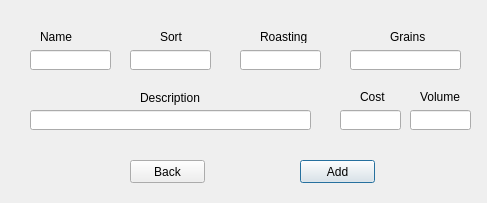
<?xml version="1.0" encoding="UTF-8"?>
<ui version="4.0">
 <class>Dialog</class>
 <widget class="QDialog" name="Dialog">
  <property name="geometry">
   <rect>
    <x>0</x>
    <y>0</y>
    <width>487</width>
    <height>203</height>
   </rect>
  </property>
  <property name="windowTitle">
   <string>Dialog</string>
  </property>
  <widget class="QPushButton" name="add">
   <property name="geometry">
    <rect>
     <x>300</x>
     <y>160</y>
     <width>75</width>
     <height>23</height>
    </rect>
   </property>
   <property name="text">
    <string>Add</string>
   </property>
  </widget>
  <widget class="QPushButton" name="back">
   <property name="geometry">
    <rect>
     <x>130</x>
     <y>160</y>
     <width>75</width>
     <height>23</height>
    </rect>
   </property>
   <property name="text">
    <string>Back</string>
   </property>
  </widget>
  <widget class="QLabel" name="Name">
   <property name="geometry">
    <rect>
     <x>40</x>
     <y>30</y>
     <width>47</width>
     <height>13</height>
    </rect>
   </property>
   <property name="text">
    <string>Name</string>
   </property>
  </widget>
  <widget class="QLineEdit" name="Name_ed">
   <property name="geometry">
    <rect>
     <x>30</x>
     <y>50</y>
     <width>81</width>
     <height>20</height>
    </rect>
   </property>
  </widget>
  <widget class="QLineEdit" name="Sort_ed">
   <property name="geometry">
    <rect>
     <x>130</x>
     <y>50</y>
     <width>81</width>
     <height>20</height>
    </rect>
   </property>
  </widget>
  <widget class="QLabel" name="Sort">
   <property name="geometry">
    <rect>
     <x>160</x>
     <y>30</y>
     <width>47</width>
     <height>13</height>
    </rect>
   </property>
   <property name="text">
    <string>Sort</string>
   </property>
  </widget>
  <widget class="QLineEdit" name="Roasting_ed">
   <property name="geometry">
    <rect>
     <x>240</x>
     <y>50</y>
     <width>81</width>
     <height>20</height>
    </rect>
   </property>
  </widget>
  <widget class="QLabel" name="Roasting">
   <property name="geometry">
    <rect>
     <x>260</x>
     <y>30</y>
     <width>47</width>
     <height>13</height>
    </rect>
   </property>
   <property name="text">
    <string>Roasting</string>
   </property>
  </widget>
  <widget class="QLineEdit" name="Grains_ed">
   <property name="geometry">
    <rect>
     <x>350</x>
     <y>50</y>
     <width>111</width>
     <height>20</height>
    </rect>
   </property>
  </widget>
  <widget class="QLabel" name="Grains">
   <property name="geometry">
    <rect>
     <x>390</x>
     <y>30</y>
     <width>47</width>
     <height>13</height>
    </rect>
   </property>
   <property name="text">
    <string>Grains</string>
   </property>
  </widget>
  <widget class="QLineEdit" name="Description_ed">
   <property name="geometry">
    <rect>
     <x>30</x>
     <y>110</y>
     <width>281</width>
     <height>20</height>
    </rect>
   </property>
  </widget>
  <widget class="QLabel" name="Description">
   <property name="geometry">
    <rect>
     <x>140</x>
     <y>90</y>
     <width>61</width>
     <height>16</height>
    </rect>
   </property>
   <property name="text">
    <string>Description</string>
   </property>
  </widget>
  <widget class="QLineEdit" name="Cost_ed">
   <property name="geometry">
    <rect>
     <x>340</x>
     <y>110</y>
     <width>61</width>
     <height>20</height>
    </rect>
   </property>
  </widget>
  <widget class="QLabel" name="Cost">
   <property name="geometry">
    <rect>
     <x>360</x>
     <y>90</y>
     <width>47</width>
     <height>13</height>
    </rect>
   </property>
   <property name="text">
    <string>Сost</string>
   </property>
  </widget>
  <widget class="QLineEdit" name="Volume_ed">
   <property name="geometry">
    <rect>
     <x>410</x>
     <y>110</y>
     <width>61</width>
     <height>20</height>
    </rect>
   </property>
  </widget>
  <widget class="QLabel" name="Volume">
   <property name="geometry">
    <rect>
     <x>420</x>
     <y>90</y>
     <width>47</width>
     <height>13</height>
    </rect>
   </property>
   <property name="text">
    <string>Volume</string>
   </property>
  </widget>
 </widget>
 <resources/>
 <connections/>
</ui>
